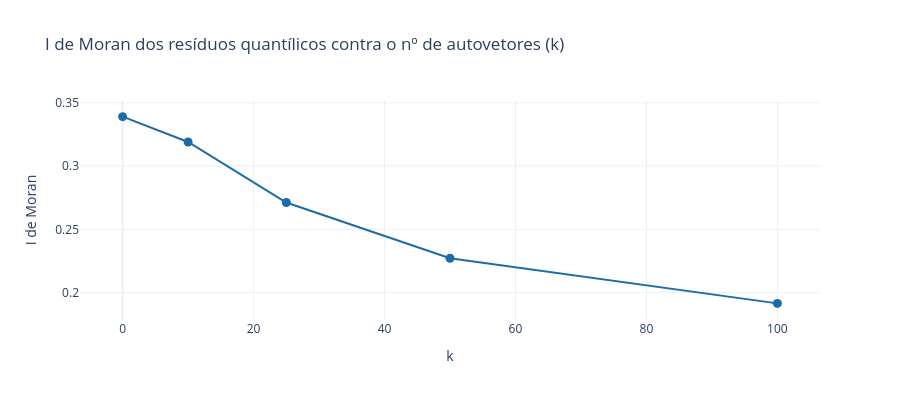

Notebook cell for this chart:
### Code cell
K_ESC = int(ESF_T.sort_values("BIC").iloc[0]["k_esf"])
I0, Ik = float(ESF_T.set_index("k_esf").loc[0, "I_moran"]), float(ESF_T.set_index("k_esf").loc[K_ESC, "I_moran"])
ESF_OK = K_ESC > 0 and Ik < I0
MOTIVO15 = f"k escolhido por BIC = {K_ESC}; I de Moran {I0:.4f} (k=0) -> {Ik:.4f} (k={K_ESC})" + ("" if K_ESC > 0 else "; k=0 vence, sem filtro")
print("ESF aceito (diagnóstico):", ESF_OK, "|", MOTIVO15)
fig = go.Figure(go.Scatter(x=ESF_T.k_esf, y=ESF_T.I_moran, mode="lines+markers", marker=dict(size=9, color="#1b6ca8")))
fig.update_layout(title="I de Moran dos resíduos quantílicos contra o nº de autovetores (k)", xaxis_title="k", yaxis_title="I de Moran", template="plotly_white", height=400)
G.salvar(fig, FIG / "final_moran_k.html"); fig.show()

### Figure 1 — Plotly figure (JSON) as saved in the notebook; plotly's stock layout.template omitted (floating-point values rounded to 4 significant figures)
{"data": [{"marker": {"color": "#1b6ca8", "size": 9}, "mode": "lines+markers", "type": "scatter", "x": [0, 10, 25, 50, 100], "y": [0.339, 0.319, 0.2712, 0.2272, 0.1915]}], "layout": {"height": 400, "title": {"text": "I de Moran dos resíduos quantílicos contra o nº de autovetores (k)"}, "xaxis": {"title": {"text": "k"}}, "yaxis": {"title": {"text": "I de Moran"}}}}
